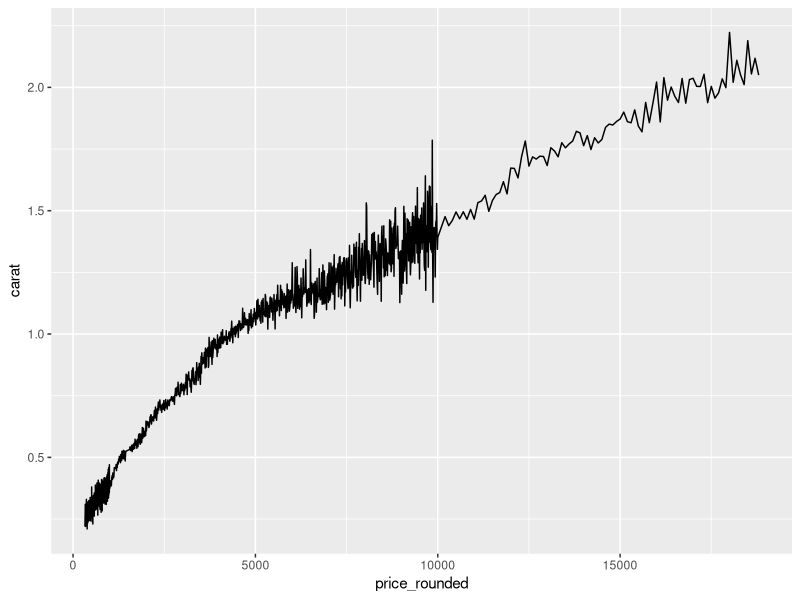

Generate this figure with R:
## ---- chunk 1
library(tidyverse) 
library(ggplot2)
## ---- chunk 2
diamonds <- diamonds %>% rename(
    depth_pct = depth,
    length_mm = x,
    width_mm = y,
    depth_mm = z,
    table_pct = table
  )
## ---- chunk 3
#diamonds_tidy <- diamonds %>%
#  numbers <- c("Fair" = 1, "Good" = 2, "Very Good" = 3, "Premium" = 4, "Ideal" = #5)
#  cut_int <- factor(cut, )

diamonds %>%
  mutate(price_rounded = signif(price, digits = 3))%>%
  group_by(price_rounded) %>%
  summarise(carat = mean(carat)) %>%
  ggplot() +
  geom_line(mapping = aes(x = price_rounded, y = carat))




## ---- chunk 4

diamonds <- diamonds %>%
  mutate(table_mm = table_pct * width_mm / 100)

# Overall table_mm arithmetic mean?






# table_mm arithmetic mean within each clarity category






## ---- chunk 5
# Write gmean() command



## ---- chunk 6

test_data <- list(
  test1 = c(2.1, 3.8, 4.2),
  test2 = c(1, 10, 100, 1000),
  test3 = c(0, 1, 4),
  test4 = c(0.38,  0.94, -1.56),
  test5 = c(TRUE, TRUE),
  test6 = c("6", "7", "8")
)


# Create for loop to test gmean() on the above examples


## ---- chunk 7
# Copy gmean() from Ex4 and edit it to check the input





# Copy your code from Ex 5 to test your new command





## ---- chunk 8
# Overall table_mm geometic mean?






# table_mm geometic mean within each clarity category






## ---- chunk 9
# Create gmean2() that computes the geometric mean 
#   that uses the original definition






## ---- chunk 10
# Create a function that computes the harmonic mean







